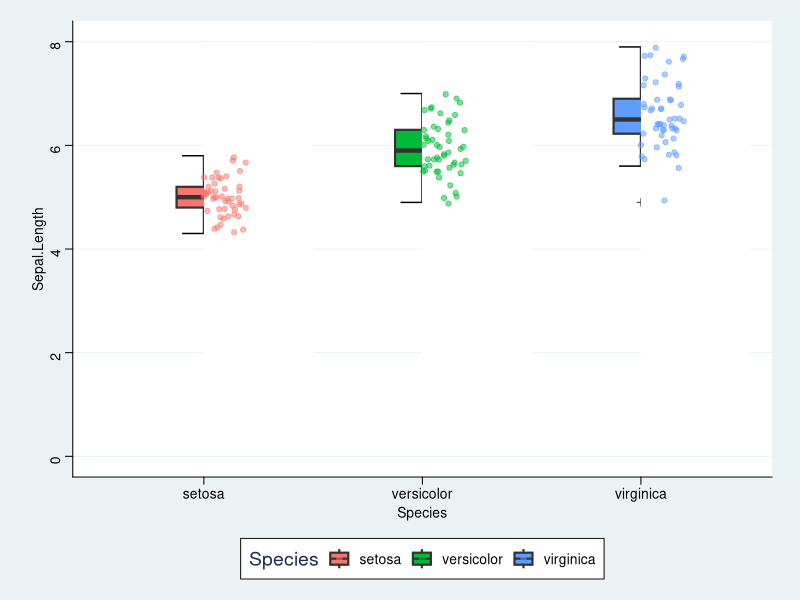

Write R code to recreate this figure.
# R script by Frank Soboczenski, PhD 
# email: frank.soboczenski@kcl.ac.uk
# twitter: h21k

# Small script that checks if the required packages are installed if not it will install them !

requiredPackages = c('ggplot2','ggthemes')
for(a in requiredPackages){
  if(!require(a, character.only = TRUE)) install.packages(a)
  library(a,character.only = TRUE)
}

#loading the libraries
library(ggplot2);library(ggthemes)

#data source
data(iris)

#plotting the plot :) 
ggplot(iris) +
  theme_stata() +
  theme(line = element_blank()) + 
  stat_boxplot(aes(x = Species, y = Sepal.Length), geom='errorbar', linetype=1, width=0.2) + 
  geom_boxplot(aes(x = Species, y = Sepal.Length, fill=Species),
               alpha = 1, size = 0.75, width = 0.25, outlier.shape = 3) + 
  annotate("rect", xmin = 1, xmax = 1.5, ymin = 0, ymax = 8, alpha = 1, fill = 'white') +
  annotate("rect", xmin = 2, xmax = 2.5, ymin = 0, ymax = 8, alpha = 1, fill = 'white') +
  annotate("rect", xmin = 3, xmax = 3.5, ymin = 0, ymax = 8, alpha = 1, fill = 'white') +
  geom_point(aes(x = as.numeric(Species) + 0.1, colour = Species, y = Sepal.Length),
             alpha = 0.5, position = position_jitter(width = 0.1))

#Notes

#outlier.shape = 3 --> display outliers as crosses
#
